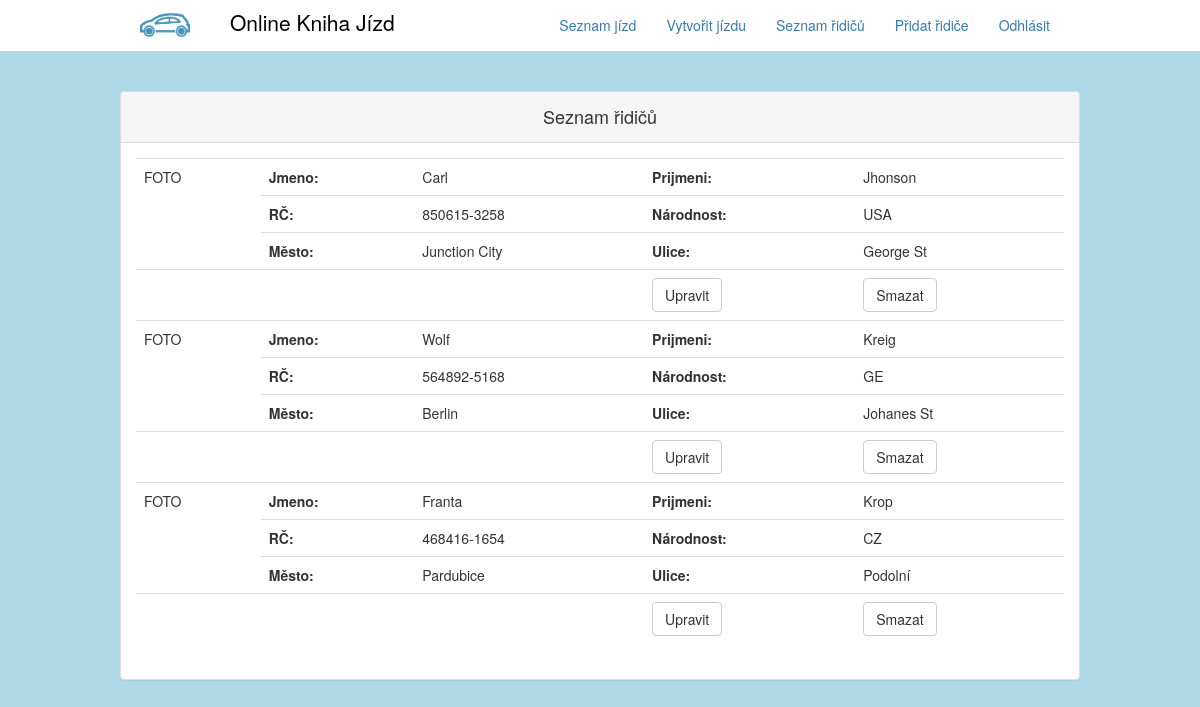
The page /?menuSelector=2 (signed in) on the database its author committed.
### tables this page shows
CREATE TABLE `Ridic`(
	`idRidice` int unsigned NOT NULL AUTO_INCREMENT,
	`jmeno` varchar(50),
	`prijmeni` varchar(50),
	`rodneCislo` varchar(16),
	`narodnost` varchar(20),
	`mesto` varchar(50),
	`ulice` varchar(50),
	PRIMARY KEY(`idRidice`)
);

### spravce.php (the view, shortened to what this page needs)
<?
  function spravce($databaze, $stranka){
?>
<div class="contentWrap">
	<nav class="navbar navbar-static-top">
		<div class="container">
			<div class="navbar-header">
				<a class="navbar-brand" href="http://www.stud.fit.vutbr.cz/~xjochl00/index.php">
					<img id="car" src="car.png" alt="Online Kniha Jízd"/>Online Kniha Jízd
				</a>
			</div>
			<ul class="nav navbar-nav">
			  <li <?if($stranka==0){?>class="selected"<?}?>><a href="?menuSelector=0">Seznam jízd</a></li>
			  <li <?if($stranka==1){?>class="selected"<?}?>><a href="?menuSelector=1">Vytvořit jízdu</a></li>
			  <li <?if($stranka==2){?>class="selected"<?}?>><a href="?menuSelector=2">Seznam řidičů</a></li>
			  <li <?if($stranka==3){?>class="selected"<?}?>><a href="?menuSelector=3">Přidat řidiče</a></li>
			  <li <?if($stranka==4){?>class="selected"<?}?>><a href="?menuSelector=4">Odhlásit</a></li>
			</ul>
		</div>
	</nav>
    <div class="obsahStranky">
<?
    switch($stranka){
?>
    <?
    case 2:
    $dotaz = "SELECT * FROM Ridic";
    $odpoved=mysql_query($dotaz, $databaze);
    ?>
    <div class="panel panel-default seznamJizd">
		<div class="panel-heading">
			<h4 class="prihlas">Seznam řidičů</h4>
		</div>
		<div class="panel-body tabulka">
			<table class="table table-hover kartaRidiceTable">
				<?while($ridic=mysql_fetch_array($odpoved, MYSQL_ASSOC)){?>
				  <tr>
					<div class="fotoRidice"><td rowspan="3">FOTO</td></div>
					<div class="jmenoRidice">
					  <th>Jmeno:</td>
					  <td><?echo $ridic["jmeno"]?></td>
					</div>
					</div class="prijmeniRidice">
					  <th>Prijmeni:</th>
					  <td><?echo $ridic["prijmeni"]?></td>
					</div>
				  </tr>
				  <tr>
					<div class="rodneCisloRidice">
					  <th>RČ:</th>
					  <td><?echo $ridic["rodneCislo"]?></td>
					</div>
					<div class="narodnostRidice">
					  <th>Národnost:</th>
					  <td><?echo $ridic["narodnost"]?></td>
					</div>
				  </tr>
				  <tr>
					<div class="mestoRidice">
					  <th>Město:</th>
					  <td><?echo $ridic["mesto"]?></td>
					</div>
					<div class="uliceRidice">
					  <th>Ulice:</th>
					  <td><?echo $ridic["ulice"]?></td>
					</div>
				  </tr>
				  <tr>
					  <td></td>
					  <td></td>
					  <td></td>
					<form method="POST">
						<td><input type="submit" name="upravaZaznamuRidice" value="Upravit" class="btn btn-default"></td>
						<td><input type="submit" name="smazatZaznamRidice" value="Smazat" class="btn btn-default"></td>
					</form>
				  </tr>
				<?} ?>
    <?
      break;
    ?>
      <?
    }
?>
<?
  }
?>

### style.css (style rules this page uses)
.navbar { padding: 0px; background-color: white; }
.navbar-static-top { margin-bottom: 40px !important; }
.navbar-nav { float: right !important; }
.navbar-brand { padding: 0px; color: black; font-size: 150%; margin-left: 10px; }
#car { height: 50px; display: inline-block; margin-right: 40px; margin-left: 20px; }
.panel { margin: auto; width: 70%; }
.panel-heading { text-align: center; }
.seznamJizd { width: 80% !important; }
.container { margin: auto; width: 80%; }
.prihlas { margin: 5px; }
.contentWrap { background-color:lightblue; }

### rows shown on the page
ridic: jmeno "Carl", prijmeni "Jhonson", rodneCislo "850615-3258", narodnost "USA", mesto "Junction City", ulice "George St"
ridic: jmeno "Wolf", prijmeni "Kreig", rodneCislo "564892-5168", narodnost "GE", mesto "Berlin", ulice "Johanes St"
ridic: jmeno "Franta", prijmeni "Krop", rodneCislo "468416-1654", narodnost "CZ", mesto "Pardubice", ulice "Podolní"
